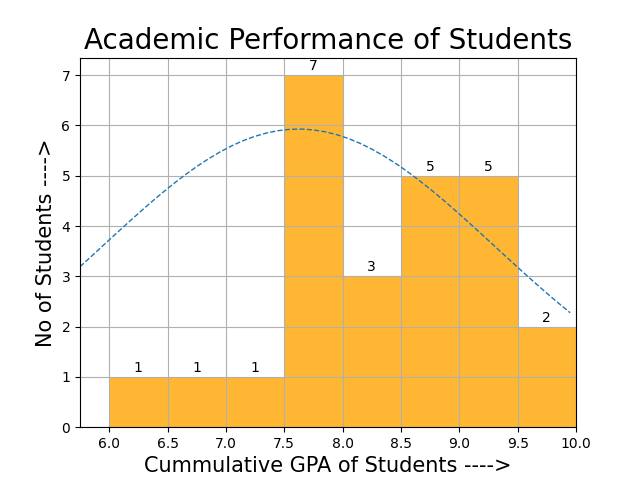

Python code for this plot:
from connection import create_connection
import pandas as pd
import numpy as np
from scipy.stats import norm
import matplotlib.pyplot as plt
import io
from google.oauth2 import service_account
from googleapiclient.discovery import build
from googleapiclient.errors import HttpError
from googleapiclient.http import MediaIoBaseUpload

SERVICE_ACCOUNT_FILE = 'jovial-circuit-381917-d54006a1885f.json'
SCOPES = ['https://www.googleapis.com/auth/drive']

creds = service_account.Credentials.from_service_account_file(SERVICE_ACCOUNT_FILE, scopes=SCOPES)
service = build('drive', 'v3', credentials=creds)


# Authenticate and create the Drive API client
drive_service = build('drive', 'v3', credentials=creds)

# Define the folder ID in which the file will be saved
folder_id = '1cnbwxFh7mmZfvLsA3tAtyHwOVIgFgxcx'

# Connect to the database
db = create_connection()

# Retrieve data from the database
df = pd.read_sql('select * from Studentdetails', con=db)

# Set the parameters for the normal distribution
sigma, mu = 1, 0

# Create a histogram of the data
n, bins, patches = plt.hist(df['TotalGpa'], color='orange', alpha=0.8, bins=[6, 6.5, 7, 7.5, 8, 8.5, 9, 9.5, 10], density=False)
plt.xlim(5.75,10)
plt.grid(axis='both')

# Fit the normal distribution to the data and print the standard deviation
mu, std = norm.fit(df['TotalGpa'])
print(std)

# Create the x-axis data and the probability density function
xmin, xmax = plt.xlim()
x = np.arange(xmin, xmax, 0.1)
p = norm.pdf(x, mu, std)

# Plot the probability density function and the histogram bars
plt.plot(x, 25*p, '--', linewidth=1)

# Add labels to the histogram bars
for i in range(len(patches)):
    plt.text(x=(bins[i]+bins[i+1])/2, y=n[i]+0.1, s=int(n[i]), ha='center')

# Add title and axis labels to the plot
plt.title('Academic Performance of Students', fontsize=20)
plt.xlabel('Cummulative GPA of Students ---->', fontsize=15)
plt.ylabel('No of Students ---->', fontsize=15)

# Save the plot as an image file in memory
image_file = io.BytesIO()
plt.savefig(image_file, format='png')
image_file.seek(0)

# Create the file metadata
file_metadata = {'name': 'histogram.png', 'parents': [folder_id], 'mimeType': 'image/png'}

# Create the media object for the file upload
media = MediaIoBaseUpload(image_file, mimetype='image/png', resumable=True)

# Upload the file to Google Drive
updated_file = drive_service.files().update(fileId="1iNdmJb-P68tpAC8VVZ3N2MHfjYsFbuq8", media_body=media).execute()

# Close the plot
plt.close()